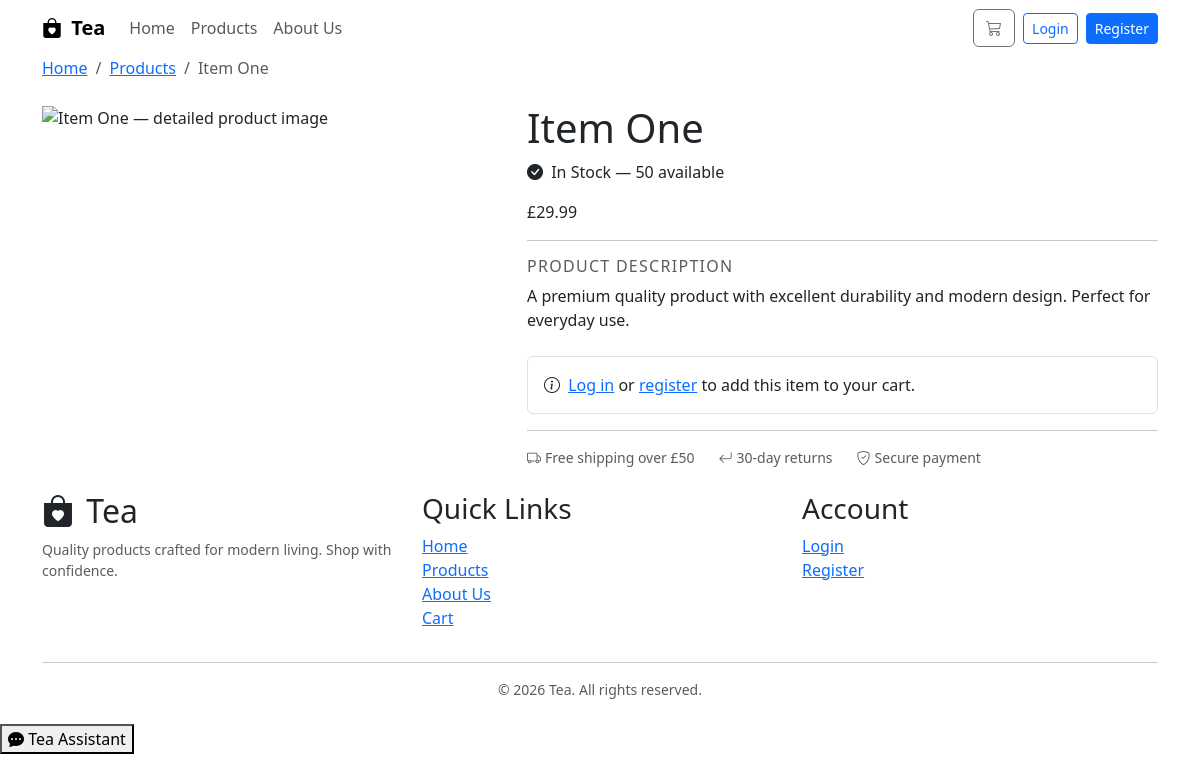
/pages/product_detail.php?id=1, run on the app's committed database.
### tables this page shows
CREATE TABLE IF NOT EXISTS products (
    id          INT UNSIGNED AUTO_INCREMENT PRIMARY KEY,
    name        VARCHAR(150)   NOT NULL,
    description TEXT           NOT NULL,
    price       DECIMAL(10,2)  NOT NULL,
    image       VARCHAR(255)   NOT NULL DEFAULT 'placeholder.jpg',
    stock       INT UNSIGNED   NOT NULL DEFAULT 0,
    created_at  DATETIME       NOT NULL DEFAULT CURRENT_TIMESTAMP,
    INDEX idx_name (name)
);

### includes/product_helpers.php (called while the page is built, shortened)
<?php
function getProductById(int $id) {
    $pdo  = getDB();
    $stmt = $pdo->prepare("SELECT * FROM products WHERE id = ?");
    $stmt->execute([$id]);
    return $stmt->fetch();
}

### config/app.php (called while the page is built, shortened)
<?php
function e(string $value): string {
    return htmlspecialchars($value, ENT_QUOTES | ENT_HTML5, 'UTF-8');
}
function isLoggedIn(): bool {
    return isset($_SESSION['user_id']);
}

### pages/product_detail.php (the view, shortened to what this page needs)
<?php
require_once __DIR__ . '/../config/app.php';
require_once __DIR__ . '/../includes/product_helpers.php';
$id = filter_input(INPUT_GET, 'id', FILTER_VALIDATE_INT);
$product = getProductById($id);
require_once __DIR__ . '/../includes/header.php';
?>
<section class="section-pad" aria-labelledby="product-heading">
    <div class="container">
        <nav aria-label="Breadcrumb" class="mb-4">
            <ol class="breadcrumb">
                <li class="breadcrumb-item"><a href="<?= SITE_URL ?>/index.php">Home</a></li>
                <li class="breadcrumb-item"><a href="products.php">Products</a></li>
                <li class="breadcrumb-item active" aria-current="page"><?= e($product['name']) ?></li>
            </ol>
        </nav>
        <div class="row g-5 align-items-start">
            <div class="col-md-5">
                <div class="product-detail-img">
                    <img src="<?= SITE_URL ?>/assets/images/<?= e($product['image']) ?>"
                         alt="<?= e($product['name']) ?> — detailed product image"
                         loading="eager"
                         onerror="this.src='<?= SITE_URL ?>/assets/images/placeholder.svg'">
                </div>
            </div>
            <div class="col-md-7">
                <h1 id="product-heading" class="mb-2"><?= e($product['name']) ?></h1>
                <div class="mb-3">
                    <?php if ($product['stock'] > 0): ?>
                        <span class="stock-badge in-stock" role="status">
                            <i class="bi bi-check-circle-fill me-1" aria-hidden="true"></i>
                            In Stock — <?= (int)$product['stock'] ?> available
                        </span>
                    <?php endif; ?>
                </div>
                <p class="product-detail-price" aria-label="Price: £<?= number_format($product['price'], 2) ?>">
                    £<?= number_format($product['price'], 2) ?>
                </p>
                <hr class="divider-line">
                <div class="mb-4">
                    <h2 class="h6 text-uppercase text-muted mb-2" style="letter-spacing:.08em;">
                        Product Description
                    </h2>
                    <p><?= e($product['description']) ?></p>
                </div>
                <?php if ($product['stock'] > 0): ?>
                    <?php if (isLoggedIn()): ?>
                    <form method="POST"
                          action="cart_action.php"
                          data-ajax-cart="true"
                          aria-label="Add <?= e($product['name']) ?> to cart"
                          class="d-flex align-items-center gap-3 flex-wrap">
                        <input type="hidden" name="product_id" value="<?= (int)$product['id'] ?>">
                        <input type="hidden" name="action" value="add">
                        <input type="hidden" name="csrf_token" value="<?= $csrf ?>">
                        <div class="qty-control" role="group" aria-label="Quantity selector">
                            <button type="button" data-action="decrement"
                                    aria-label="Decrease quantity">−</button>
                            <input type="number"
                                   name="quantity"
                                   value="1"
                                   min="1"
                                   max="<?= (int)$product['stock'] ?>"
                                   aria-label="Product quantity">
                            <button type="button" data-action="increment"
                                    aria-label="Increase quantity">+</button>
                        </div>
                        <button type="submit" class="btn-store">
                            <i class="bi bi-cart-plus me-1" aria-hidden="true"></i>
                            Add to Cart
                        </button>
                    </form>
                    <?php else: ?>
                    <div class="alert-info p-3 rounded border" role="alert">
                        <i class="bi bi-info-circle me-1" aria-hidden="true"></i>
                        <a href="login.php">Log in</a> or
                        <a href="register.php">register</a> to add this item to your cart.
                    </div>
                    <?php endif; ?>
                <?php else: ?>
                    <p class="text-muted">This product is currently unavailable.</p>
                <?php endif; ?>
                <hr class="divider-line">
                <div class="d-flex gap-4 flex-wrap text-muted small">
                    <span><i class="bi bi-truck me-1" aria-hidden="true"></i>Free shipping over £50</span>
                    <span><i class="bi bi-arrow-return-left me-1" aria-hidden="true"></i>30-day returns</span>
                    <span><i class="bi bi-shield-check me-1" aria-hidden="true"></i>Secure payment</span>
                </div>
            </div>
        </div>
    </div>
</section>
<?php require_once __DIR__ . '/../includes/footer.php'; ?>

### data on the page
products: name "Item One", stock "50", price "29.99", description "A premium quality product with excellent durability and modern design. Perfect for everyday use."

### other printed values
SITE_NAME "Tea"
